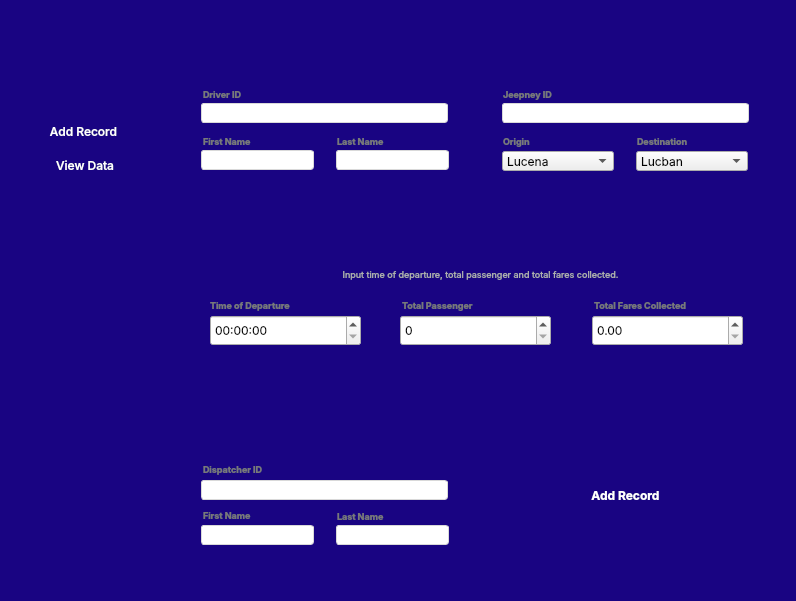
<?xml version="1.0" encoding="UTF-8"?>
<ui version="4.0">
 <class>Dialog</class>
 <widget class="QDialog" name="Dialog">
  <property name="enabled">
   <bool>true</bool>
  </property>
  <property name="geometry">
   <rect>
    <x>0</x>
    <y>0</y>
    <width>796</width>
    <height>601</height>
   </rect>
  </property>
  <property name="windowTitle">
   <string>MainWindow</string>
  </property>
  <widget class="QWidget" name="centralwidget" native="true">
   <property name="geometry">
    <rect>
     <x>0</x>
     <y>0</y>
     <width>873</width>
     <height>601</height>
    </rect>
   </property>
   <widget class="QLabel" name="Logo">
    <property name="geometry">
     <rect>
      <x>18</x>
      <y>30</y>
      <width>131</width>
      <height>51</height>
     </rect>
    </property>
    <property name="text">
     <string/>
    </property>
    <property name="pixmap">
     <pixmap>Fare Master - Add Record Pane/Logo.png</pixmap>
    </property>
   </widget>
   <widget class="QLabel" name="AddRecord">
    <property name="geometry">
     <rect>
      <x>55</x>
      <y>123</y>
      <width>61</width>
      <height>16</height>
     </rect>
    </property>
    <property name="font">
     <font>
      <family>Inter</family>
      <pointsize>8</pointsize>
      <weight>50</weight>
      <bold>false</bold>
     </font>
    </property>
    <property name="styleSheet">
     <string notr="true">color: rgb(255, 255, 255);</string>
    </property>
    <property name="text">
     <string>Add Record</string>
    </property>
   </widget>
   <widget class="QLabel" name="Background">
    <property name="geometry">
     <rect>
      <x>-10</x>
      <y>0</y>
      <width>811</width>
      <height>601</height>
     </rect>
    </property>
    <property name="styleSheet">
     <string notr="true">background-color: rgb(25, 4, 130);</string>
    </property>
    <property name="text">
     <string/>
    </property>
   </widget>
   <widget class="QLabel" name="MainShape">
    <property name="geometry">
     <rect>
      <x>169</x>
      <y>-7</y>
      <width>691</width>
      <height>621</height>
     </rect>
    </property>
    <property name="text">
     <string/>
    </property>
    <property name="pixmap">
     <pixmap>Fare Master - Add Record Pane/Shape 1.png</pixmap>
    </property>
   </widget>
   <widget class="QLabel" name="DriverShape">
    <property name="geometry">
     <rect>
      <x>184</x>
      <y>-13</y>
      <width>404</width>
      <height>251</height>
     </rect>
    </property>
    <property name="text">
     <string/>
    </property>
    <property name="pixmap">
     <pixmap>Fare Master - Add Record Pane/Shape - Drive Information.png</pixmap>
    </property>
   </widget>
   <widget class="QLabel" name="DriverInfoTitle">
    <property name="geometry">
     <rect>
      <x>261</x>
      <y>57</y>
      <width>141</width>
      <height>16</height>
     </rect>
    </property>
    <property name="font">
     <font>
      <family>Inter</family>
      <pointsize>11</pointsize>
      <weight>75</weight>
      <bold>true</bold>
     </font>
    </property>
    <property name="styleSheet">
     <string notr="true">color: rgb(25, 4, 130);</string>
    </property>
    <property name="text">
     <string>Driver Information</string>
    </property>
    <property name="alignment">
     <set>Qt::AlignCenter</set>
    </property>
   </widget>
   <widget class="QLabel" name="DriverID">
    <property name="geometry">
     <rect>
      <x>203</x>
      <y>87</y>
      <width>51</width>
      <height>16</height>
     </rect>
    </property>
    <property name="font">
     <font>
      <family>Inter</family>
      <pointsize>7</pointsize>
      <weight>75</weight>
      <bold>true</bold>
     </font>
    </property>
    <property name="styleSheet">
     <string notr="true">color: rgb(121, 121, 121);</string>
    </property>
    <property name="text">
     <string>Driver ID</string>
    </property>
   </widget>
   <widget class="QLabel" name="DriverFN">
    <property name="geometry">
     <rect>
      <x>203</x>
      <y>134</y>
      <width>51</width>
      <height>16</height>
     </rect>
    </property>
    <property name="font">
     <font>
      <family>Inter</family>
      <pointsize>7</pointsize>
      <weight>75</weight>
      <bold>true</bold>
     </font>
    </property>
    <property name="styleSheet">
     <string notr="true">color: rgb(121, 121, 121);</string>
    </property>
    <property name="text">
     <string>First Name</string>
    </property>
   </widget>
   <widget class="QLabel" name="DriverLN">
    <property name="geometry">
     <rect>
      <x>337</x>
      <y>134</y>
      <width>51</width>
      <height>16</height>
     </rect>
    </property>
    <property name="font">
     <font>
      <family>Inter</family>
      <pointsize>7</pointsize>
      <weight>75</weight>
      <bold>true</bold>
     </font>
    </property>
    <property name="styleSheet">
     <string notr="true">color: rgb(121, 121, 121);</string>
    </property>
    <property name="text">
     <string>Last Name</string>
    </property>
   </widget>
   <widget class="QLabel" name="JeepneyID">
    <property name="geometry">
     <rect>
      <x>503</x>
      <y>87</y>
      <width>51</width>
      <height>16</height>
     </rect>
    </property>
    <property name="font">
     <font>
      <family>Inter</family>
      <pointsize>7</pointsize>
      <weight>75</weight>
      <bold>true</bold>
     </font>
    </property>
    <property name="styleSheet">
     <string notr="true">color: rgb(121, 121, 121);</string>
    </property>
    <property name="text">
     <string>Jeepney ID</string>
    </property>
   </widget>
   <widget class="QLabel" name="JeepneyInfoTitle">
    <property name="geometry">
     <rect>
      <x>560</x>
      <y>57</y>
      <width>151</width>
      <height>21</height>
     </rect>
    </property>
    <property name="font">
     <font>
      <family>Inter</family>
      <pointsize>11</pointsize>
      <weight>75</weight>
      <bold>true</bold>
     </font>
    </property>
    <property name="styleSheet">
     <string notr="true">color: rgb(25, 4, 130);</string>
    </property>
    <property name="text">
     <string>Jeepney Information</string>
    </property>
    <property name="alignment">
     <set>Qt::AlignCenter</set>
    </property>
   </widget>
   <widget class="QLabel" name="Origin">
    <property name="geometry">
     <rect>
      <x>503</x>
      <y>134</y>
      <width>51</width>
      <height>16</height>
     </rect>
    </property>
    <property name="font">
     <font>
      <family>Inter</family>
      <pointsize>7</pointsize>
      <weight>75</weight>
      <bold>true</bold>
     </font>
    </property>
    <property name="styleSheet">
     <string notr="true">color: rgb(121, 121, 121);</string>
    </property>
    <property name="text">
     <string>Origin</string>
    </property>
   </widget>
   <widget class="QLabel" name="Destination">
    <property name="geometry">
     <rect>
      <x>637</x>
      <y>134</y>
      <width>51</width>
      <height>16</height>
     </rect>
    </property>
    <property name="font">
     <font>
      <family>Inter</family>
      <pointsize>7</pointsize>
      <weight>75</weight>
      <bold>true</bold>
     </font>
    </property>
    <property name="styleSheet">
     <string notr="true">color: rgb(121, 121, 121);</string>
    </property>
    <property name="text">
     <string>Destination</string>
    </property>
   </widget>
   <widget class="QLabel" name="TripInfoTitle">
    <property name="geometry">
     <rect>
      <x>417</x>
      <y>245</y>
      <width>121</width>
      <height>16</height>
     </rect>
    </property>
    <property name="font">
     <font>
      <family>Inter</family>
      <pointsize>11</pointsize>
      <weight>75</weight>
      <bold>true</bold>
     </font>
    </property>
    <property name="styleSheet">
     <string notr="true">color: rgb(25, 4, 130);</string>
    </property>
    <property name="text">
     <string>Trip Information</string>
    </property>
   </widget>
   <widget class="QLabel" name="TripInfoText">
    <property name="geometry">
     <rect>
      <x>330</x>
      <y>265</y>
      <width>301</width>
      <height>20</height>
     </rect>
    </property>
    <property name="font">
     <font>
      <family>Inter</family>
      <pointsize>7</pointsize>
      <weight>50</weight>
      <bold>false</bold>
     </font>
    </property>
    <property name="styleSheet">
     <string notr="true">color: rgb(175, 175, 175);</string>
    </property>
    <property name="text">
     <string>Input time of departure, total passenger and total fares collected.</string>
    </property>
    <property name="alignment">
     <set>Qt::AlignCenter</set>
    </property>
   </widget>
   <widget class="QLabel" name="TimeDepart">
    <property name="geometry">
     <rect>
      <x>210</x>
      <y>298</y>
      <width>91</width>
      <height>16</height>
     </rect>
    </property>
    <property name="font">
     <font>
      <family>Inter</family>
      <pointsize>7</pointsize>
      <weight>75</weight>
      <bold>true</bold>
     </font>
    </property>
    <property name="styleSheet">
     <string notr="true">color: rgb(121, 121, 121);</string>
    </property>
    <property name="text">
     <string>Time of Departure</string>
    </property>
   </widget>
   <widget class="QLabel" name="TotalPassenger">
    <property name="geometry">
     <rect>
      <x>402</x>
      <y>298</y>
      <width>91</width>
      <height>16</height>
     </rect>
    </property>
    <property name="font">
     <font>
      <family>Inter</family>
      <pointsize>7</pointsize>
      <weight>75</weight>
      <bold>true</bold>
     </font>
    </property>
    <property name="styleSheet">
     <string notr="true">color: rgb(121, 121, 121);</string>
    </property>
    <property name="text">
     <string>Total Passenger</string>
    </property>
   </widget>
   <widget class="QLabel" name="TotalFares">
    <property name="geometry">
     <rect>
      <x>594</x>
      <y>298</y>
      <width>101</width>
      <height>16</height>
     </rect>
    </property>
    <property name="font">
     <font>
      <family>Inter</family>
      <pointsize>7</pointsize>
      <weight>75</weight>
      <bold>true</bold>
     </font>
    </property>
    <property name="styleSheet">
     <string notr="true">color: rgb(121, 121, 121);</string>
    </property>
    <property name="text">
     <string>Total Fares Collected</string>
    </property>
   </widget>
   <widget class="QLabel" name="DispatcherInfoTitle">
    <property name="geometry">
     <rect>
      <x>242</x>
      <y>430</y>
      <width>211</width>
      <height>20</height>
     </rect>
    </property>
    <property name="font">
     <font>
      <family>Inter</family>
      <pointsize>11</pointsize>
      <weight>75</weight>
      <bold>true</bold>
     </font>
    </property>
    <property name="styleSheet">
     <string notr="true">color: rgb(25, 4, 130);</string>
    </property>
    <property name="text">
     <string>Dispatcher Information</string>
    </property>
   </widget>
   <widget class="QLabel" name="DispatcherID">
    <property name="geometry">
     <rect>
      <x>203</x>
      <y>462</y>
      <width>71</width>
      <height>16</height>
     </rect>
    </property>
    <property name="font">
     <font>
      <family>Inter</family>
      <pointsize>7</pointsize>
      <weight>75</weight>
      <bold>true</bold>
     </font>
    </property>
    <property name="styleSheet">
     <string notr="true">color: rgb(121, 121, 121);</string>
    </property>
    <property name="text">
     <string>Dispatcher ID</string>
    </property>
   </widget>
   <widget class="QLabel" name="DispatcherFN">
    <property name="geometry">
     <rect>
      <x>203</x>
      <y>508</y>
      <width>70</width>
      <height>16</height>
     </rect>
    </property>
    <property name="font">
     <font>
      <family>Inter</family>
      <pointsize>7</pointsize>
      <weight>75</weight>
      <bold>true</bold>
     </font>
    </property>
    <property name="styleSheet">
     <string notr="true">color: rgb(121, 121, 121);</string>
    </property>
    <property name="text">
     <string>First Name</string>
    </property>
   </widget>
   <widget class="QLabel" name="DispatcherLN">
    <property name="geometry">
     <rect>
      <x>337</x>
      <y>509</y>
      <width>70</width>
      <height>16</height>
     </rect>
    </property>
    <property name="font">
     <font>
      <family>Inter</family>
      <pointsize>7</pointsize>
      <weight>75</weight>
      <bold>true</bold>
     </font>
    </property>
    <property name="styleSheet">
     <string notr="true">color: rgb(121, 121, 121);</string>
    </property>
    <property name="text">
     <string>Last Name</string>
    </property>
   </widget>
   <widget class="QPushButton" name="btnAdd">
    <property name="geometry">
     <rect>
      <x>560</x>
      <y>480</y>
      <width>131</width>
      <height>31</height>
     </rect>
    </property>
    <property name="font">
     <font>
      <family>Inter</family>
      <pointsize>9</pointsize>
      <weight>75</weight>
      <bold>true</bold>
     </font>
    </property>
    <property name="styleSheet">
     <string notr="true">border-radius: 10px;
color: rgb(255, 255, 255);
background-color: rgb(25, 4, 130);</string>
    </property>
    <property name="text">
     <string>Add Record</string>
    </property>
   </widget>
   <widget class="QPushButton" name="btnClear">
    <property name="geometry">
     <rect>
      <x>559</x>
      <y>518</y>
      <width>132</width>
      <height>31</height>
     </rect>
    </property>
    <property name="font">
     <font>
      <family>Inter</family>
      <pointsize>9</pointsize>
      <weight>75</weight>
      <bold>true</bold>
     </font>
    </property>
    <property name="mouseTracking">
     <bool>false</bool>
    </property>
    <property name="styleSheet">
     <string notr="true">border-radius: 10px;
border: 1px solid #190482;
color: rgb(25, 4, 130);

</string>
    </property>
    <property name="text">
     <string>Cancel</string>
    </property>
   </widget>
   <widget class="QLineEdit" name="tbDriverId">
    <property name="geometry">
     <rect>
      <x>201</x>
      <y>103</y>
      <width>247</width>
      <height>20</height>
     </rect>
    </property>
    <property name="font">
     <font>
      <family>Inter</family>
      <pointsize>8</pointsize>
     </font>
    </property>
    <property name="styleSheet">
     <string notr="true">border-radius: 2.92px;
border: 1px solid #D9D9D9;

</string>
    </property>
    <property name="text">
     <string/>
    </property>
   </widget>
   <widget class="QLineEdit" name="tbDriverFN">
    <property name="geometry">
     <rect>
      <x>201</x>
      <y>150</y>
      <width>113</width>
      <height>20</height>
     </rect>
    </property>
    <property name="font">
     <font>
      <family>Inter</family>
      <pointsize>8</pointsize>
     </font>
    </property>
    <property name="styleSheet">
     <string notr="true">border-radius: 2.92px;
border: 1px solid #D9D9D9;

</string>
    </property>
    <property name="text">
     <string/>
    </property>
   </widget>
   <widget class="QLabel" name="AddRecordIcon">
    <property name="geometry">
     <rect>
      <x>30</x>
      <y>121</y>
      <width>16</width>
      <height>21</height>
     </rect>
    </property>
    <property name="text">
     <string/>
    </property>
    <property name="pixmap">
     <pixmap>Fare Master - Add Record Pane/20. Add.png</pixmap>
    </property>
   </widget>
   <widget class="QLineEdit" name="tbDriverLN">
    <property name="geometry">
     <rect>
      <x>336</x>
      <y>150</y>
      <width>113</width>
      <height>20</height>
     </rect>
    </property>
    <property name="font">
     <font>
      <family>Inter</family>
      <pointsize>8</pointsize>
     </font>
    </property>
    <property name="styleSheet">
     <string notr="true">border-radius: 2.92px;
border: 1px solid #D9D9D9;

</string>
    </property>
    <property name="text">
     <string/>
    </property>
   </widget>
   <widget class="QLineEdit" name="tbJeepneyId">
    <property name="geometry">
     <rect>
      <x>502</x>
      <y>103</y>
      <width>247</width>
      <height>20</height>
     </rect>
    </property>
    <property name="font">
     <font>
      <family>Inter</family>
      <pointsize>8</pointsize>
     </font>
    </property>
    <property name="styleSheet">
     <string notr="true">border-radius: 2.92px;
border: 1px solid #D9D9D9;

</string>
    </property>
    <property name="text">
     <string/>
    </property>
   </widget>
   <widget class="QComboBox" name="cmbOrigin">
    <property name="geometry">
     <rect>
      <x>502</x>
      <y>151</y>
      <width>112</width>
      <height>20</height>
     </rect>
    </property>
    <property name="font">
     <font>
      <family>Inter</family>
     </font>
    </property>
    <item>
     <property name="text">
      <string>Lucena</string>
     </property>
    </item>
    <item>
     <property name="text">
      <string>Lucban</string>
     </property>
    </item>
   </widget>
   <widget class="QComboBox" name="cmbDestination">
    <property name="geometry">
     <rect>
      <x>636</x>
      <y>151</y>
      <width>112</width>
      <height>20</height>
     </rect>
    </property>
    <property name="font">
     <font>
      <family>Inter</family>
     </font>
    </property>
    <item>
     <property name="text">
      <string>Lucban</string>
     </property>
    </item>
    <item>
     <property name="text">
      <string>Lucena</string>
     </property>
    </item>
   </widget>
   <widget class="QTimeEdit" name="timeDepart">
    <property name="geometry">
     <rect>
      <x>210</x>
      <y>315</y>
      <width>151</width>
      <height>31</height>
     </rect>
    </property>
    <property name="font">
     <font>
      <family>Inter</family>
      <pointsize>9</pointsize>
     </font>
    </property>
    <property name="styleSheet">
     <string notr="true"/>
    </property>
   </widget>
   <widget class="QSpinBox" name="spnPassenger">
    <property name="geometry">
     <rect>
      <x>400</x>
      <y>315</y>
      <width>151</width>
      <height>31</height>
     </rect>
    </property>
    <property name="font">
     <font>
      <family>Inter</family>
      <pointsize>9</pointsize>
     </font>
    </property>
   </widget>
   <widget class="QDoubleSpinBox" name="spnFares">
    <property name="geometry">
     <rect>
      <x>592</x>
      <y>315</y>
      <width>151</width>
      <height>31</height>
     </rect>
    </property>
    <property name="font">
     <font>
      <family>Inter</family>
      <pointsize>9</pointsize>
     </font>
    </property>
    <property name="wrapping">
     <bool>false</bool>
    </property>
    <property name="frame">
     <bool>true</bool>
    </property>
    <property name="maximum">
     <double>10000000.000000000000000</double>
    </property>
   </widget>
   <widget class="QLineEdit" name="tbDispatcherId">
    <property name="geometry">
     <rect>
      <x>201</x>
      <y>480</y>
      <width>247</width>
      <height>20</height>
     </rect>
    </property>
    <property name="font">
     <font>
      <family>Inter</family>
      <pointsize>8</pointsize>
     </font>
    </property>
    <property name="styleSheet">
     <string notr="true">border-radius: 2.92px;
border: 1px solid #D9D9D9;

</string>
    </property>
    <property name="text">
     <string/>
    </property>
   </widget>
   <widget class="QLineEdit" name="tbDispatcherFN">
    <property name="geometry">
     <rect>
      <x>201</x>
      <y>525</y>
      <width>113</width>
      <height>20</height>
     </rect>
    </property>
    <property name="font">
     <font>
      <family>Inter</family>
      <pointsize>8</pointsize>
     </font>
    </property>
    <property name="styleSheet">
     <string notr="true">border-radius: 2.92px;
border: 1px solid #D9D9D9;

</string>
    </property>
    <property name="text">
     <string/>
    </property>
   </widget>
   <widget class="QLineEdit" name="tbDispatcherLN">
    <property name="geometry">
     <rect>
      <x>336</x>
      <y>525</y>
      <width>113</width>
      <height>20</height>
     </rect>
    </property>
    <property name="font">
     <font>
      <family>Inter</family>
      <pointsize>8</pointsize>
     </font>
    </property>
    <property name="styleSheet">
     <string notr="true">border-radius: 2.92px;
border: 1px solid #D9D9D9;

</string>
    </property>
    <property name="text">
     <string/>
    </property>
   </widget>
   <widget class="QLabel" name="JeepneyShape">
    <property name="geometry">
     <rect>
      <x>483</x>
      <y>-13</y>
      <width>404</width>
      <height>251</height>
     </rect>
    </property>
    <property name="text">
     <string/>
    </property>
    <property name="pixmap">
     <pixmap>Fare Master - Add Record Pane/Shape - Drive Information.png</pixmap>
    </property>
   </widget>
   <widget class="QLabel" name="TripShape">
    <property name="geometry">
     <rect>
      <x>184</x>
      <y>216</y>
      <width>579</width>
      <height>171</height>
     </rect>
    </property>
    <property name="text">
     <string/>
    </property>
    <property name="pixmap">
     <pixmap>Fare Master - Add Record Pane/Shape - Trip Information.png</pixmap>
    </property>
   </widget>
   <widget class="QLabel" name="DispatcherShape">
    <property name="geometry">
     <rect>
      <x>184</x>
      <y>363</y>
      <width>404</width>
      <height>251</height>
     </rect>
    </property>
    <property name="text">
     <string/>
    </property>
    <property name="pixmap">
     <pixmap>Fare Master - Add Record Pane/Shape - Drive Information.png</pixmap>
    </property>
   </widget>
   <widget class="QPushButton" name="btnAddPane">
    <property name="geometry">
     <rect>
      <x>-2</x>
      <y>116</y>
      <width>171</width>
      <height>30</height>
     </rect>
    </property>
    <property name="font">
     <font>
      <family>Inter Medium</family>
     </font>
    </property>
    <property name="styleSheet">
     <string notr="true">background-color: rgb(25, 4, 130);
color: rgb(255, 255, 255);
border-radius: 2.92px;

</string>
    </property>
    <property name="text">
     <string>Add Record</string>
    </property>
    <property name="icon">
     <iconset>
      <normaloff>Fare Master - Add Record Pane/20. Add.png</normaloff>Fare Master - Add Record Pane/20. Add.png</iconset>
    </property>
   </widget>
   <widget class="QPushButton" name="btnViewData">
    <property name="geometry">
     <rect>
      <x>-2</x>
      <y>150</y>
      <width>171</width>
      <height>30</height>
     </rect>
    </property>
    <property name="font">
     <font>
      <family>Inter Medium</family>
     </font>
    </property>
    <property name="styleSheet">
     <string notr="true">background-color: rgb(25, 4, 130);
color: rgb(255, 255, 255);
border-radius: 2.92px;

</string>
    </property>
    <property name="text">
     <string> View Data</string>
    </property>
    <property name="icon">
     <iconset>
      <normaloff>Fare Master - Add Record Pane/11. Folder.png</normaloff>Fare Master - Add Record Pane/11. Folder.png</iconset>
    </property>
   </widget>
   <zorder>Background</zorder>
   <zorder>MainShape</zorder>
   <zorder>JeepneyShape</zorder>
   <zorder>DriverShape</zorder>
   <zorder>TripShape</zorder>
   <zorder>DispatcherShape</zorder>
   <zorder>Logo</zorder>
   <zorder>DriverInfoTitle</zorder>
   <zorder>DriverID</zorder>
   <zorder>DriverFN</zorder>
   <zorder>DriverLN</zorder>
   <zorder>JeepneyID</zorder>
   <zorder>JeepneyInfoTitle</zorder>
   <zorder>Origin</zorder>
   <zorder>Destination</zorder>
   <zorder>TripInfoTitle</zorder>
   <zorder>TripInfoText</zorder>
   <zorder>TimeDepart</zorder>
   <zorder>TotalPassenger</zorder>
   <zorder>TotalFares</zorder>
   <zorder>DispatcherInfoTitle</zorder>
   <zorder>DispatcherID</zorder>
   <zorder>DispatcherFN</zorder>
   <zorder>DispatcherLN</zorder>
   <zorder>btnClear</zorder>
   <zorder>tbDriverId</zorder>
   <zorder>tbDriverFN</zorder>
   <zorder>tbDriverLN</zorder>
   <zorder>tbJeepneyId</zorder>
   <zorder>cmbOrigin</zorder>
   <zorder>cmbDestination</zorder>
   <zorder>timeDepart</zorder>
   <zorder>spnPassenger</zorder>
   <zorder>spnFares</zorder>
   <zorder>tbDispatcherId</zorder>
   <zorder>tbDispatcherFN</zorder>
   <zorder>tbDispatcherLN</zorder>
   <zorder>btnAdd</zorder>
   <zorder>AddRecordIcon</zorder>
   <zorder>AddRecord</zorder>
   <zorder>btnAddPane</zorder>
   <zorder>btnViewData</zorder>
  </widget>
 </widget>
 <resources/>
 <connections/>
</ui>
